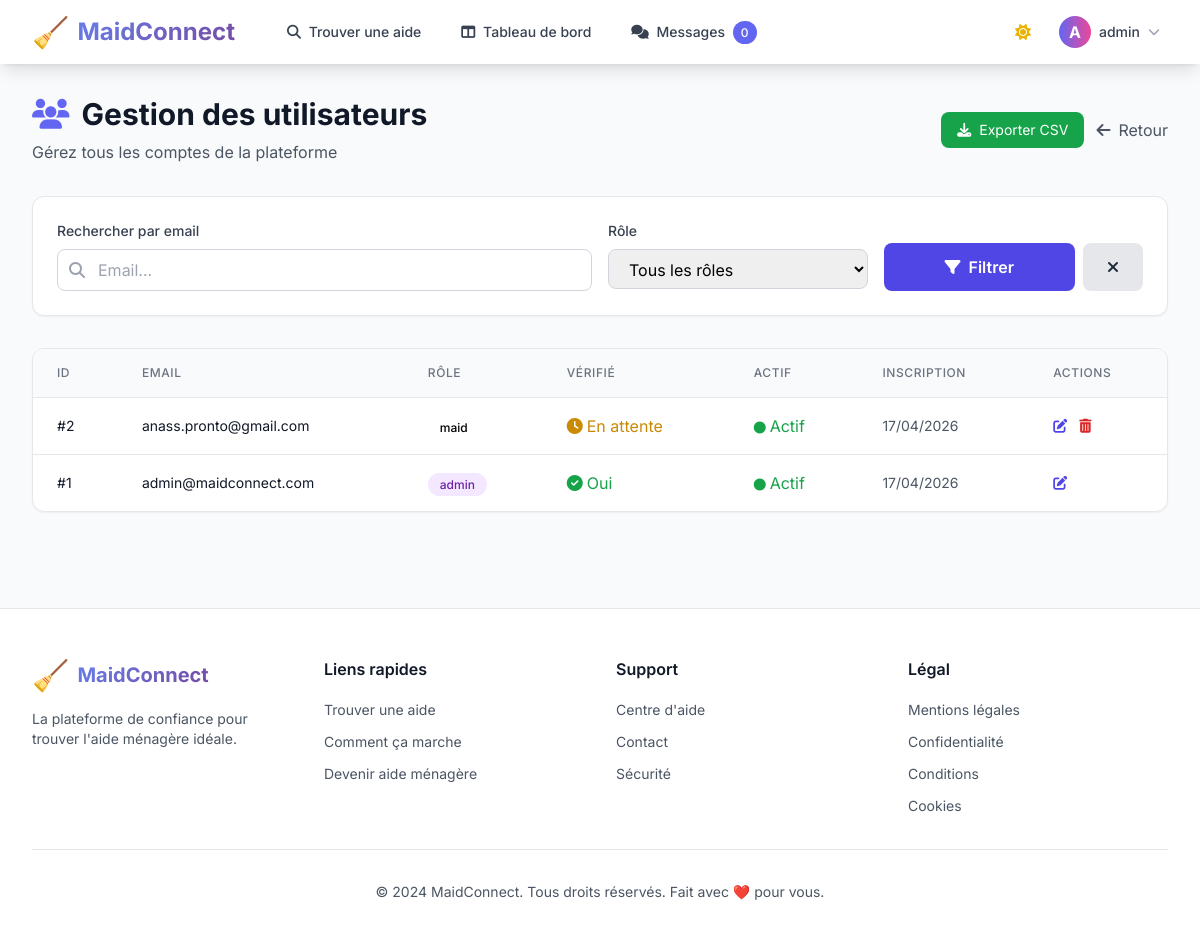
/admin/users (signed in), run on an earlier commit of the app's database.
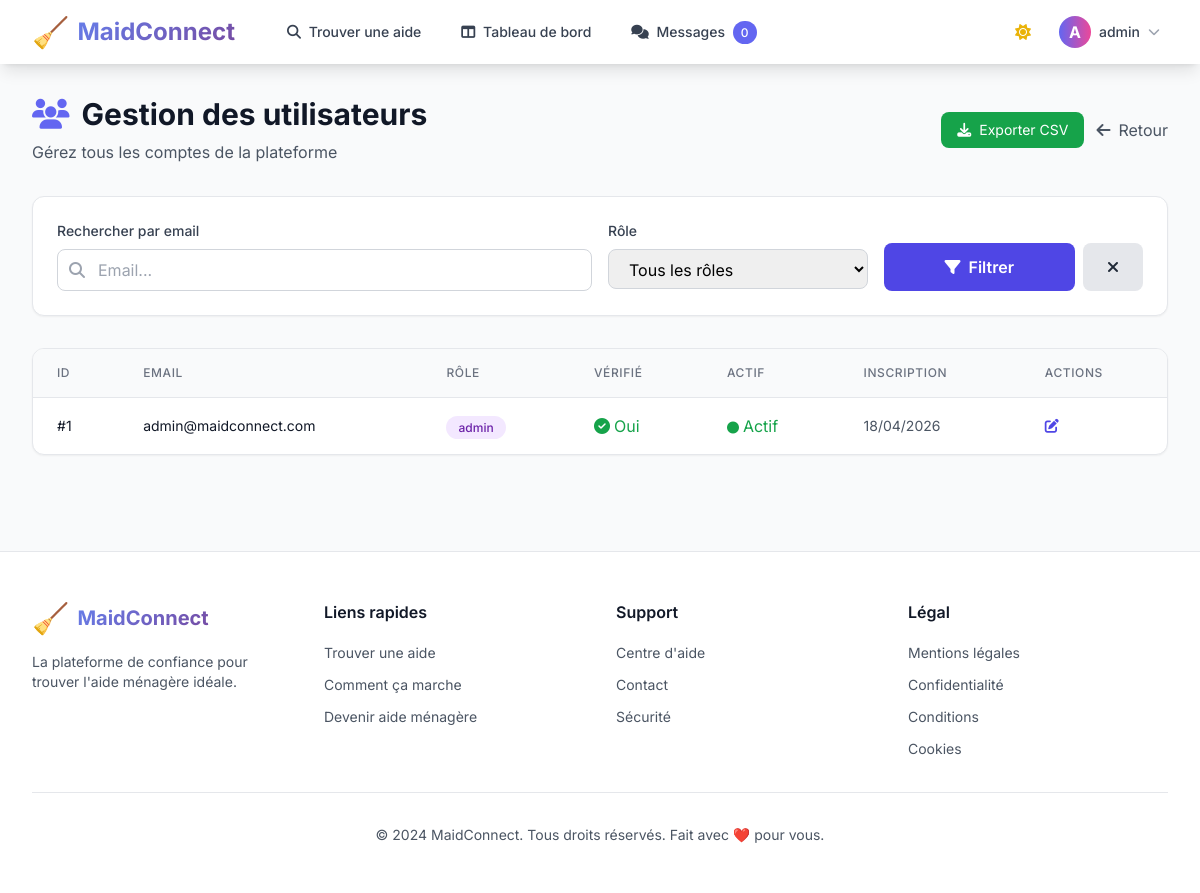
And on a later commit of the database.
### app/models.py (models this page shows, shortened)
class User(db.Model, UserMixin):
    id = db.Column(db.Integer, primary_key=True)
    email = db.Column(db.String(120), unique=True, nullable=False)
    password = db.Column(db.String(60), nullable=False)
    role = db.Column(db.String(20), nullable=False, default='client')
    created_at = db.Column(db.DateTime, default=datetime.utcnow)
    is_verified = db.Column(db.Boolean, default=False)
    is_active = db.Column(db.Boolean, default=True)
    last_seen = db.Column(db.DateTime, default=datetime.utcnow)
    maid_profile = db.relationship('MaidProfile', backref='user', uselist=False, lazy=True)
    client_profile = db.relationship('ClientProfile', backref='user', uselist=False, lazy=True)

### app/routes.py (the view)
    @app.route('/admin/users')
    @login_required
    def admin_users():
        if current_user.role != 'admin':
            return redirect(url_for('dashboard'))
        page = request.args.get('page', 1, type=int)
        role_filter = request.args.get('role', '')
        search = request.args.get('search', '')
        query = User.query
        if role_filter:
            query = query.filter_by(role=role_filter)
        if search:
            query = query.filter(User.email.ilike(f'%{search}%'))
        users = query.order_by(User.created_at.desc()).paginate(page=page, per_page=20)
        return render_template('admin/users.html', users=users)

### app/models.py (called while the page is built)
@login_manager.user_loader
def load_user(user_id):
    return User.query.get(int(user_id))

### app/templates/admin/users.html (shortened to what the changed rows need)
{% extends "base.html" %}
{% block content %}
<div class="max-w-7xl mx-auto px-4 sm:px-6 lg:px-8 py-8">
    <div class="flex items-center justify-between mb-8">
        <div>
            <h1 class="text-3xl font-bold text-gray-900 dark:text-white mb-2">
                <i class="fas fa-users text-primary-500 mr-3"></i>Gestion des utilisateurs
            </h1>
        </div>
    </div>
    <div class="bg-white dark:bg-gray-800 rounded-xl shadow-sm border border-gray-200 dark:border-gray-700 overflow-hidden">
        <div class="overflow-x-auto">
            <table class="w-full">
                <thead class="bg-gray-50 dark:bg-gray-700 border-b border-gray-200 dark:border-gray-600">
                    <tr>
                        <th class="px-6 py-4 text-left text-xs font-medium text-gray-500 dark:text-gray-400 uppercase tracking-wider">ID</th>
                        <th class="px-6 py-4 text-left text-xs font-medium text-gray-500 dark:text-gray-400 uppercase tracking-wider">Email</th>
                        <th class="px-6 py-4 text-left text-xs font-medium text-gray-500 dark:text-gray-400 uppercase tracking-wider">Rôle</th>
                        <th class="px-6 py-4 text-left text-xs font-medium text-gray-500 dark:text-gray-400 uppercase tracking-wider">Vérifié</th>
                        <th class="px-6 py-4 text-left text-xs font-medium text-gray-500 dark:text-gray-400 uppercase tracking-wider">Actif</th>
                        <th class="px-6 py-4 text-left text-xs font-medium text-gray-500 dark:text-gray-400 uppercase tracking-wider">Inscription</th>
                        <th class="px-6 py-4 text-left text-xs font-medium text-gray-500 dark:text-gray-400 uppercase tracking-wider">Actions</th>
                    </tr>
                </thead>
                <tbody class="divide-y divide-gray-200 dark:divide-gray-700">
                    {% for user in users.items %}
                    <tr class="hover:bg-gray-50 dark:hover:bg-gray-700/50 transition">
                        <td class="px-6 py-4 text-sm text-gray-900 dark:text-white">#{{ user.id }}</td>
                        <td class="px-6 py-4 text-sm text-gray-900 dark:text-white">{{ user.email }}</td>
                        <td class="px-6 py-4">
                            <span class="px-3 py-1 text-xs font-medium rounded-full
                                {% if user.role == 'admin' %}bg-purple-100 text-purple-800 dark:bg-purple-900/30 dark:text-purple-400
                                {% elif user.role == 'maid' %}bg-success-100 text-success-800 dark:bg-success-900/30 dark:text-success-400
                                {% else %}bg-primary-100 text-primary-800 dark:bg-primary-900/30 dark:text-primary-400{% endif %}">
                                {{ user.role }}
                            </span>
                        </td>
                        <td class="px-6 py-4">
                            {% if user.is_verified %}
                                <span class="text-success-600 dark:text-success-400"><i class="fas fa-check-circle mr-1"></i>Oui</span>
                            {% else %}
                                <span class="text-warning-600 dark:text-warning-400"><i class="fas fa-clock mr-1"></i>En attente</span>
                            {% endif %}
                        </td>
                        <td class="px-6 py-4">
                            {% if user.is_active %}
                                <span class="text-success-600 dark:text-success-400"><i class="fas fa-circle text-xs mr-1"></i>Actif</span>
                            {% else %}
                                <span class="text-danger-600 dark:text-danger-400"><i class="fas fa-ban mr-1"></i>Suspendu</span>
                            {% endif %}
                        </td>
                        <td class="px-6 py-4 text-sm text-gray-600 dark:text-gray-400">
                            {{ user.created_at.strftime('%d/%m/%Y') }}
                        </td>
                        <td class="px-6 py-4">
                            <div class="flex items-center space-x-3">
                                <a href="{{ url_for('admin_user_detail', user_id=user.id) }}"
                                   class="text-primary-600 hover:text-primary-700 font-medium text-sm">
                                    <i class="fas fa-edit"></i>
                                </a>
                                {% if user.id != current_user.id %}
                                    <button onclick="confirmDelete('{{ user.id }}', '{{ user.email }}')"
                                            class="text-danger-600 hover:text-danger-700 font-medium text-sm">
                                        <i class="fas fa-trash-alt"></i>
                                    </button>
                                {% endif %}
                            </div>
                        </td>
                    </tr>
                    {% endfor %}
                </tbody>
            </table>
        </div>
    </div>
</div>
{% endblock %}

### app/templates/base.html (shortened to what the changed rows need)
<!DOCTYPE html>
<html lang="fr" class="scroll-smooth">
<head>
    <script src="https://cdn.tailwindcss.com"></script>
    <link rel="stylesheet" href="https://cdnjs.cloudflare.com/ajax/libs/font-awesome/6.4.0/css/all.min.css">
</head>
<body class="bg-gray-50 dark:bg-gray-900 font-sans antialiased" x-data="{ darkMode: localStorage.getItem('darkMode') === 'true' }" x-init="$watch('darkMode', val => localStorage.setItem('darkMode', val)); darkMode ? document.documentElement.classList.add('dark') : document.documentElement.classList.remove('dark')">
    <nav class="bg-white dark:bg-gray-800 shadow-lg sticky top-0 z-50 backdrop-blur-sm bg-opacity-90 dark:bg-opacity-90">
        <div class="max-w-7xl mx-auto px-4 sm:px-6 lg:px-8">
            <div class="flex justify-between h-16">
                <div class="flex items-center space-x-3">
                    {% if current_user.is_authenticated %}
                        <div class="relative" x-data="{ open: false }">
                            <button @click="open = !open" class="flex items-center space-x-2 p-2 rounded-lg hover:bg-gray-100 dark:hover:bg-gray-700 transition">
                                <div class="w-8 h-8 bg-gradient-to-r from-primary-500 to-secondary-500 rounded-full flex items-center justify-center text-white font-bold">
                                    {{ current_user.email[0].upper() }}
                                </div>
                                <span class="hidden md:block text-sm font-medium text-gray-700 dark:text-gray-300">{{ current_user.email.split('@')[0] }}</span>
                                <i class="fas fa-chevron-down text-xs text-gray-400"></i>
                            </button>
                        </div>
                    {% endif %}
                </div>
            </div>
        </div>
    </nav>
    <main class="animate-fade-in">
        {% block content %}{% endblock %}
    </main>
</body>
</html>

What changed in the data, as far as the page shows it:
removed User: id "2", email "anass.pronto@gmail.com", role "maid", is_verified False (drawn), is_active True (drawn), created_at "17/04/2026"
changed User "admin@maidconnect.com": created_at "17/04/2026" → "18/04/2026"
